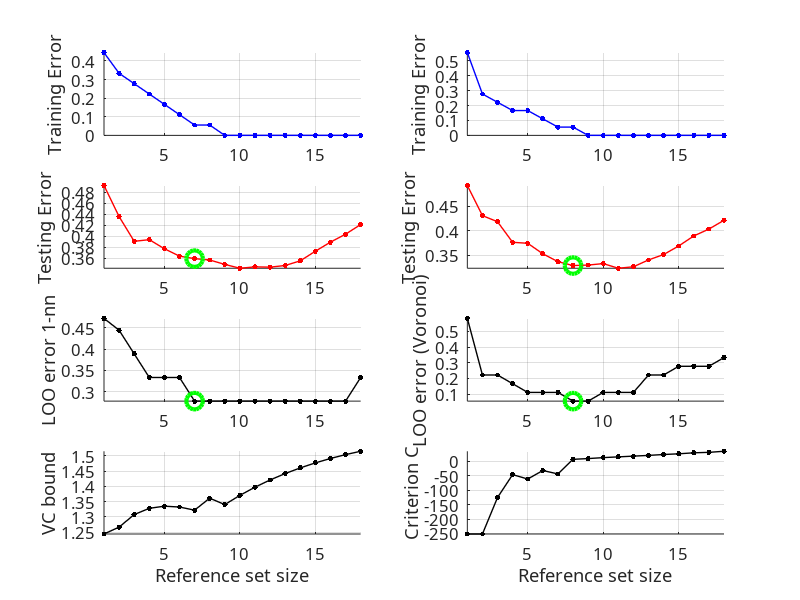

MATLAB code to generate this figure:

clear all
clc
close all

load FiguresData
%addpath('D:\RESEARCH\export_fig')

Cr(1) = Cr(2);
figure('color','w','Pos',[100 100 500 800])
fos = 12; % font size
mas = 12;  % markersize

%% 1-nn

[mi,indmin] = min(LooMin1nn);
q = 1:N;
delta = 0.1;
R1 = sqrt((q.*(log2(2*N./q)+1)-log2(delta/4))/N); % risk bound assuming
% 0 resub error
subplot(4,2,1),plot(TrainingError1nn,'b.-','linewidth',1,'markers',mas)
hold on
grid on
set(gca,'FontName','Candara','FontSize',fos)
ylabel('Training Error')
axis tight
set(gca,'Box','off')

subplot(4,2,3)
%plot(TestingError1nn,'r.-','linewidth',1,'markers',15)
hold on
plot(TrueMin1nn,'r.-','linewidth',1,'markers',mas)

grid on
set(gca,'FontName','Candara','FontSize',fos)
ylabel('Testing Error')
axis tight
set(gca,'Box','off')
plot(indmin,TrueMin1nn(indmin),'go','linewidth',3,'markers',mas)

subplot(4,2,5),plot(LooMin1nn,'k.-','linewidth',1,'markers',mas)
hold on
grid on
set(gca,'FontName','Candara','FontSize',fos)
ylabel('LOO error 1-nn')
axis tight
set(gca,'Box','off')
plot(indmin,mi,'go','linewidth',3,'markers',mas)


subplot(4,2,7)
plot(R1+TrainingError1nn,'k.-','linewidth',1,'markers',mas)
hold on
grid on
set(gca,'FontName','Candara','FontSize',fos,'color',[0.7 0.7 0.7])
ylabel('VC bound')
axis tight
set(gca,'Box','off')
xlabel('Reference set size')
    
%% FB ---------------------------------------------------------------------
[mi,indmin] = min(LooMinV);

subplot(4,2,2),plot(TrainingErrorV,'b.-','linewidth',1,'markers',mas)
hold on
grid on
set(gca,'FontName','Candara','FontSize',fos)
ylabel('Training Error')
axis tight
set(gca,'Box','off')

subplot(4,2,4)
%plot(TestingErrorV,'rx-','linew',1,'markers',10)
hold on
plot(TrueMinV,'r.-','linewidth',1,'markers',mas)
grid on
set(gca,'FontName','Candara','FontSize',fos)
ylabel('Testing Error')
axis tight
set(gca,'Box','off')
plot(indmin,TrueMinV(indmin),'go','linewidth',3,'markers',mas)

subplot(4,2,6),plot(LooMinV,'k.-','linewidth',1,'markers',mas)
hold on
grid on
set(gca,'FontName','Candara','FontSize',fos)
ylabel('LOO error (Voronoi)')
axis tight
set(gca,'Box','off')
plot(indmin,mi,'go','linewidth',3,'markers',mas)

subplot(4,2,8),plot(Cr,'k.-','linewidth',1,'markers',mas)
hold on
grid on
set(gca,'FontName','Candara','FontSize',fos,'color',[0.7 0.7 0.7])
ylabel('Criterion C')
axis tight
set(gca,'Box','off')
xlabel('Reference set size')

